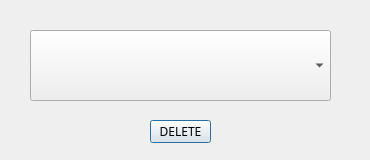
<?xml version="1.0" encoding="UTF-8"?>
<ui version="4.0">
 <class>DeleteNote</class>
 <widget class="QDialog" name="DeleteNote">
  <property name="geometry">
   <rect>
    <x>0</x>
    <y>0</y>
    <width>370</width>
    <height>160</height>
   </rect>
  </property>
  <property name="minimumSize">
   <size>
    <width>370</width>
    <height>160</height>
   </size>
  </property>
  <property name="maximumSize">
   <size>
    <width>370</width>
    <height>160</height>
   </size>
  </property>
  <property name="windowTitle">
   <string>Dialog</string>
  </property>
  <property name="styleSheet">
   <string notr="true"/>
  </property>
  <widget class="QComboBox" name="select">
   <property name="geometry">
    <rect>
     <x>30</x>
     <y>30</y>
     <width>301</width>
     <height>71</height>
    </rect>
   </property>
   <property name="font">
    <font>
     <family>微软雅黑</family>
     <pointsize>9</pointsize>
    </font>
   </property>
  </widget>
  <widget class="QPushButton" name="pushButtonDelete">
   <property name="geometry">
    <rect>
     <x>150</x>
     <y>120</y>
     <width>61</width>
     <height>23</height>
    </rect>
   </property>
   <property name="font">
    <font>
     <family>微软雅黑</family>
    </font>
   </property>
   <property name="text">
    <string>DELETE</string>
   </property>
  </widget>
 </widget>
 <resources/>
 <connections/>
</ui>
